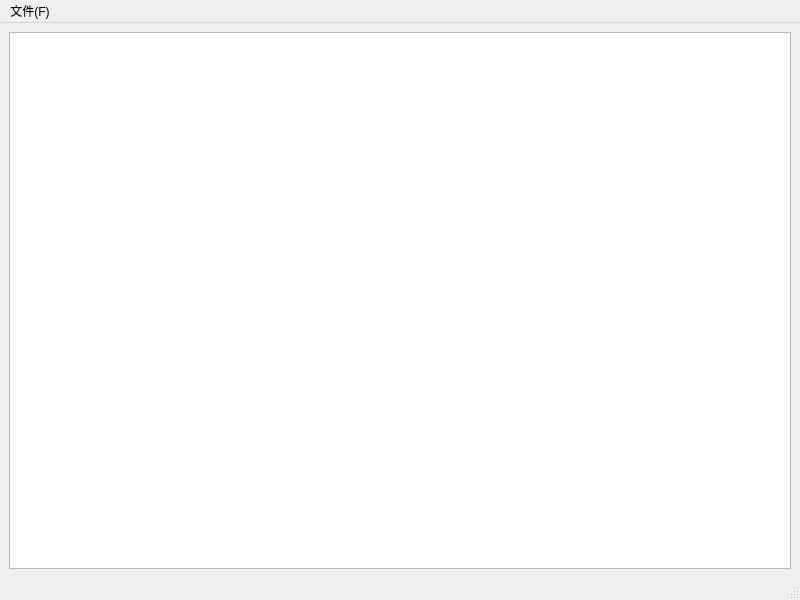
<?xml version="1.0" encoding="UTF-8"?>
<ui version="4.0">
 <class>main_window</class>
 <widget class="QMainWindow" name="main_window">
  <property name="geometry">
   <rect>
    <x>0</x>
    <y>0</y>
    <width>800</width>
    <height>600</height>
   </rect>
  </property>
  <property name="windowTitle">
   <string>MainWindow</string>
  </property>
  <property name="styleSheet">
   <string notr="true"/>
  </property>
  <widget class="QWidget" name="centralwidget">
   <layout class="QGridLayout" name="gridLayout">
    <item row="0" column="0">
     <widget class="NetView" name="net_view"/>
    </item>
   </layout>
  </widget>
  <widget class="QMenuBar" name="menu_bar">
   <property name="geometry">
    <rect>
     <x>0</x>
     <y>0</y>
     <width>800</width>
     <height>23</height>
    </rect>
   </property>
   <widget class="QMenu" name="file_menu">
    <property name="title">
     <string>文件(F)</string>
    </property>
   </widget>
   <addaction name="file_menu"/>
  </widget>
  <widget class="QStatusBar" name="status_bar"/>
 </widget>
 <customwidgets>
  <customwidget>
   <class>NetView</class>
   <extends>QGraphicsView</extends>
   <header>gui.NetView</header>
  </customwidget>
 </customwidgets>
 <resources/>
 <connections/>
</ui>
